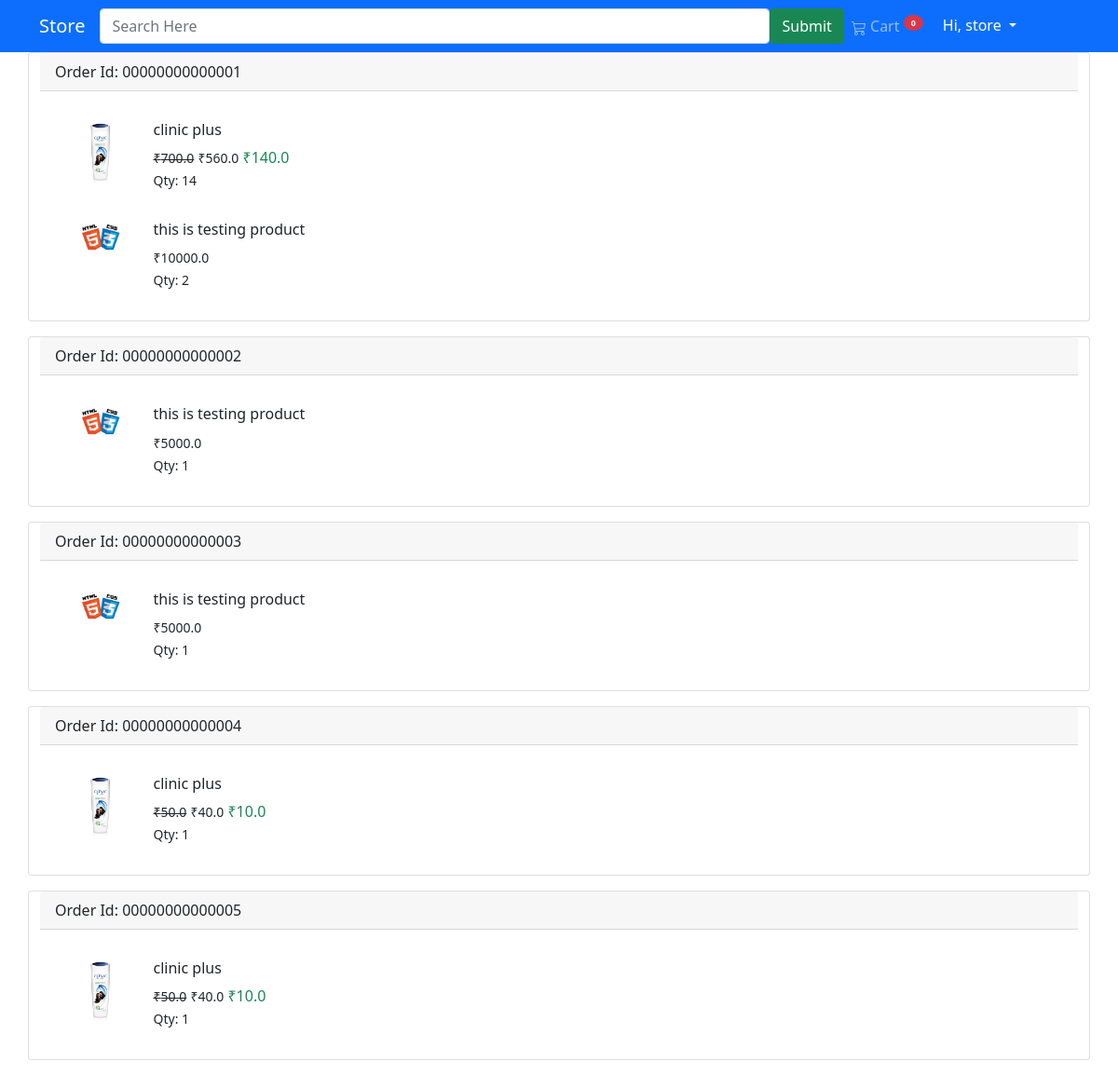
The page /myorder/ (signed in) on the database as committed earlier.
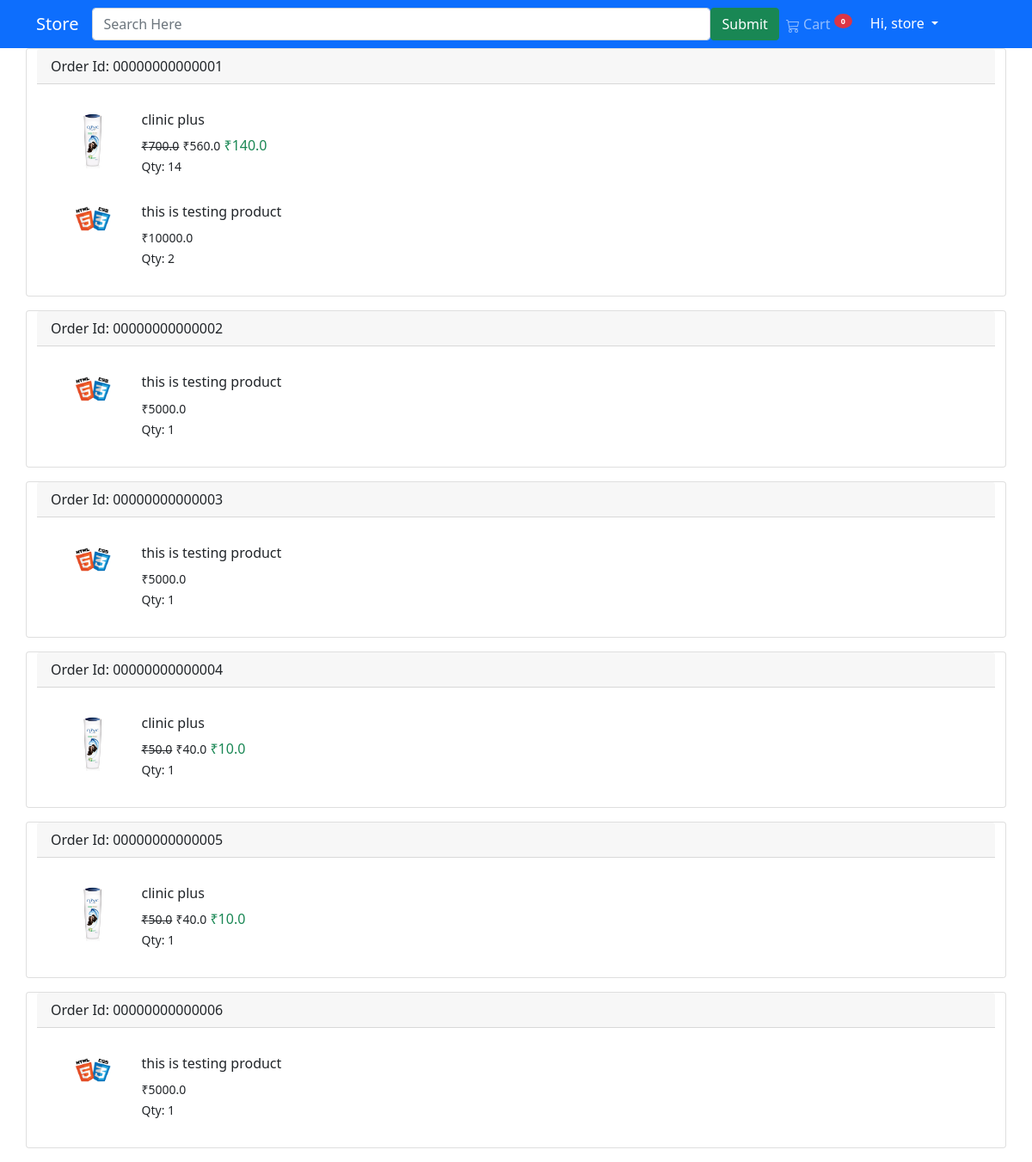
The same page on the database as committed later.
### store/models.py (models this page shows, shortened)
class Order(models.Model):
    user = models.ForeignKey(settings.AUTH_USER_MODEL,on_delete=models.CASCADE)
    ordered = models.BooleanField(default=False)
    items = models.ManyToManyField(OrderItem)
    ordered_date = models.DateTimeField(null=True)
    add_date = models.DateTimeField(auto_now_add=True)
    coupon = models.ForeignKey('Coupon',on_delete=models.SET_NULL,blank=True,null=True)
    address = models.ForeignKey('Address',on_delete=models.SET_NULL,blank=True,null=True)

class OrderItem(models.Model):
    user = models.ForeignKey(settings.AUTH_USER_MODEL,on_delete=models.CASCADE)
    ordered = models.BooleanField(default=False)
    item = models.ForeignKey(Item,on_delete=models.CASCADE)
    qty = models.IntegerField(default=1)
    def get_total_price(self):
        return self.qty * self.item.price
    def get_total_discount_price(self):
        return self.qty * self.item.discount_price
    def get_total_saving_amount(self):
        return self.get_total_price() - self.get_total_discount_price()

class Item(models.Model):
    title = models.CharField(max_length=200)
    category = models.ForeignKey(Category,on_delete=models.CASCADE)
    brand = models.ForeignKey(Brand,on_delete=models.SET_NULL,null=True)
    slug = models.SlugField(null=True,blank=True)
    image = models.ImageField()
    price = models.FloatField()
    discount_price = models.FloatField(null=True,blank=True)

### store/views.py (the view)
# urls.py: path("myorder/",MyOrderView.as_view(),name="my-order")
class MyOrderView(View):
    def get(self,request,*args,**kwargs):
        context = {
            "order":Order.objects.filter(user=self.request.user,ordered=True)
        }
        return render(self.request,"myOrder.html",context)

### store/templatetags/cart_template_tags.py (called while the page is built)
@register.filter
def cart_item_count(user):
    if user.is_authenticated:
        qs = Order.objects.filter(user=user,ordered=False)
        if qs.exists():
            return qs[0].items.count()
        else:
            return 0

### templates/myOrder.html
{% extends 'base.html'%}
{% block content %}
    <div class="container">
        <div class="row">
        {% for main in order %}
            <div class="card mb-3">
            <div class="card-header">Order Id: 0000000000000{{ main.id }}</div>
                <div class="card-body">
                    {% for o in main.items.all %}
                        <div class="card border-0">
            <div class="card-body">
                <div class="row">
                    <div class="col-lg-1">
                        <img src="{{ o.item.image.url }}" alt="" class="card-img-top">
                    </div>
                    <div class="col-lg-10">
                        <h6>{{ o.item.title }}</h6>
                    <p class="mb-0">
                        {% if o.item.discount_price %}
                            <del><span class="small">₹{{ o.get_total_price }}</span></del>
                        <span class="small">₹{{ o.get_total_discount_price }}</span>
                            <span class="text-success">₹{{ o.get_total_saving_amount }}</span>
                        {% else %}
                            <span class="small font-weight-bold">₹{{ o.get_total_price }}</span>
                        {% endif %}
</p>
                     <span class="m-0 p-0 small">Qty: {{ o.qty }}</span>
                    </div>
                </div>
            </div>
        </div>
                 {% endfor %}
                </div>
            </div>
        {% endfor %}
        </div>
    </div>
{% endblock %}

Rows that differ between the two databases and show on the page:
added Order: id "6"
added OrderItem: item.image (picture), item "this is testing product", get_total_price "5000.0", qty "1", shown under "6"
